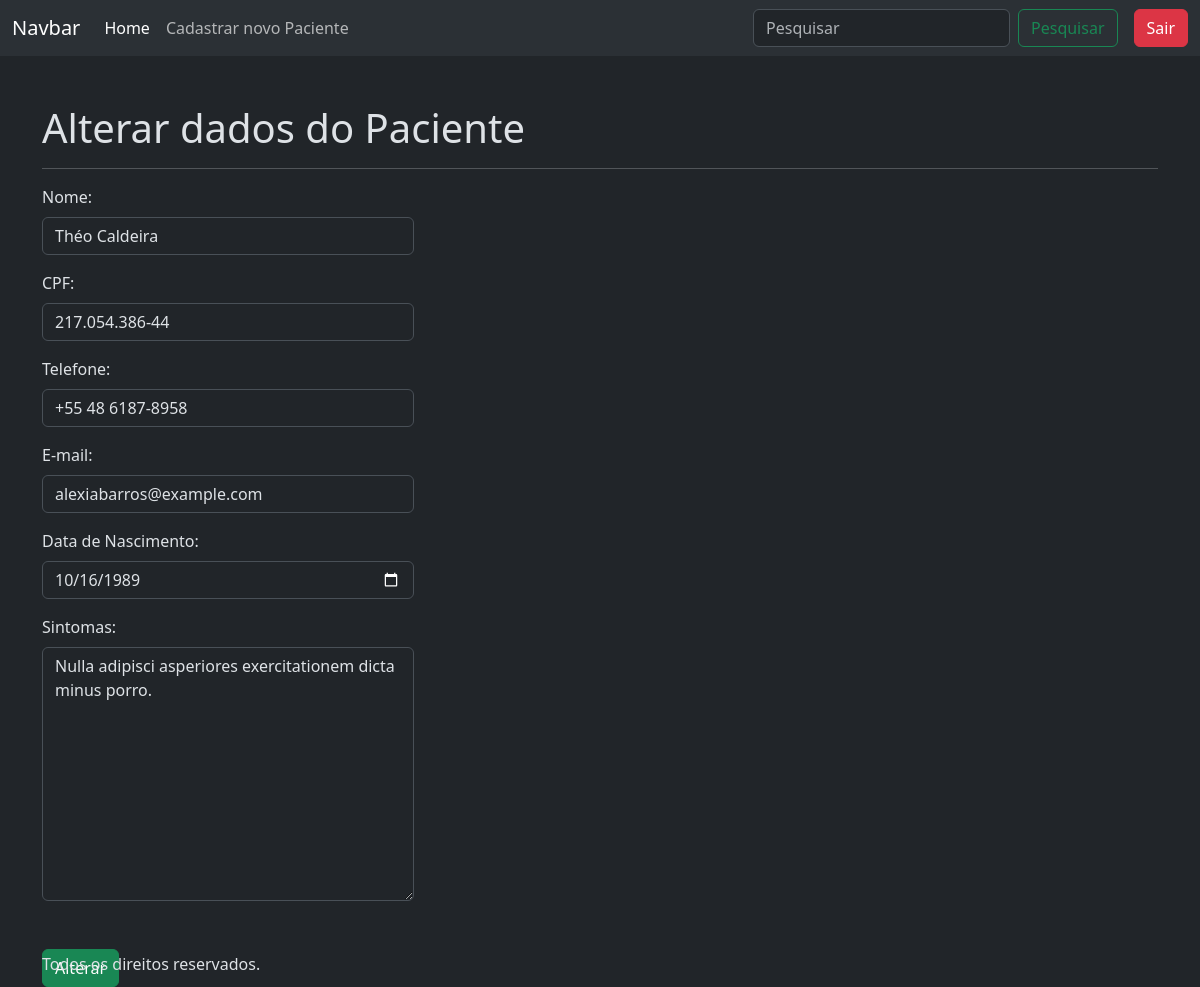
The app's page /alterarPaciente/191 (signed in) with its own data.
### apps/crud/models.py (models this page shows, shortened)
class Paciente(models.Model):
    codigo_paciente = models.AutoField(primary_key=True)
    nome = models.CharField(null=False, blank=False)
    cpf = models.CharField(max_length=14, unique=True, blank=False)
    email = models.EmailField(unique=True, null=False, blank=False)
    telefone = models.CharField(max_length=15, null=False, blank=False)
    data_nascimento = models.DateField(null=False, blank=False)
    sintomas = models.TextField(null=True, blank=True)

### apps/crud/views.py (the view)
# urls.py: path('alterarPaciente/<int:codigo_paciente>', views.alterar_paciente, name='alterar_paciente'),
@login_required
def alterar_paciente(request, codigo_paciente):
    paciente = Paciente.objects.get(codigo_paciente=codigo_paciente)
    if request.method == 'POST':
        form = PacienteForm(request.POST, instance=paciente)
        if form.is_valid():
            form.save()
            return redirect('index')
    else:
        form = PacienteForm(instance=paciente)
    return render(request, 'alterar_dados.html',{
        'form':form,
        'paciente':paciente,
    })

### apps/crud/templates/alterar_dados.html (shortened to what this page needs)
{% extends 'base-crud.html' %}
{% load static%}
{% block content %}
<h1 class="mt-5">
    Alterar dados do Paciente
</h1>
<hr>
<form action="{% url 'alterar_paciente' paciente.codigo_paciente %}" method="POST">
    {% include 'includes/form.html' %}
    <div class="d-flex justify-content-start mt-5 mb-5">
        <button type="submit" class="btn btn-success">
            Alterar
        </button>
    </div>
</form>
{% endblock %}

### apps/crud/templates/includes/form.html (shortened to what this page needs)
<div class="col-12 col-md-6 col-lg-4 mb-3">
    <label for="{{ form.nome.id_for_label }}" class="form-label">Nome:</label>
    {{ form.nome }}
</div>
<div class="col-12 col-md-6 col-lg-4 mb-3">
    <label for="{{ form.cpf.id_for_label }}" class="form-label">CPF:</label>
    {{ form.cpf }}
</div>
<div class="col-12 col-md-6 col-lg-4 mb-3">
    <label for="{{ form.telefone.id_for_label }}" class="form-label">Telefone:</label>
    {{ form.telefone }}
</div>
<div class="col-12 col-md-6 col-lg-4 mb-3">
    <label for="{{ form.email.id_for_label }}" class="form-label">E-mail:</label>
    {{ form.email }}
</div>
<div class="col-12 col-md-6 col-lg-4 mb-3">
    <label for="{{ form.data_nascimento.id_for_label }}" class="form-label">Data de Nascimento:</label>
    {{ form.data_nascimento }}
</div>
<div class="col-12 col-md-6 col-lg-4 mb-3">
    <label for="{{ form.sintomas.id_for_label }}" class="form-label">Sintomas:</label>
    {{ form.sintomas }}
</div>

### records on screen
Paciente: nome "Théo Caldeira", cpf "217.054.386-44", telefone "+55 48 6187-8958", email "alexiabarros@example.com", data_nascimento "10/16/1989", sintomas "Nulla adipisci asperiores exercitationem dicta minus porro."
